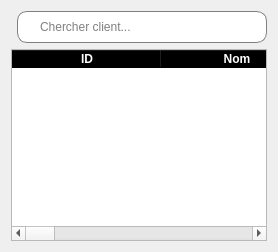
               <widget class="QWidget" name="tab_fournisseurs">
                <attribute name="title">
                 <string>Fournisseur</string>
                </attribute>
                <layout class="QGridLayout" name="gridLayout_11">
                 <item row="1" column="1">
                  <widget class="QLineEdit" name="cherche_fournisseur">
                   <property name="minimumSize">
                    <size>
                     <width>0</width>
                     <height>32</height>
                    </size>
                   </property>
                   <property name="maximumSize">
                    <size>
                     <width>407</width>
                     <height>31</height>
                    </size>
                   </property>
                   <property name="styleSheet">
                    <string notr="true">QLineEdit{
	padding-left: 20px;
	border: 1px solid gray;
	border-radius:10px
}</string>
                   </property>
                   <property name="placeholderText">
                    <string>Chercher client...</string>
                   </property>
                  </widget>
                 </item>
                 <item row="2" column="0" colspan="2">
                  <widget class="QTableWidget" name="table_infos_fournisseur">
                   <property name="styleSheet">
                    <string notr="true">QHeaderView::section{
	font-weight: bold;
	background-color: black;
	color: white;
}

QTablewidget{
	alternate-background-color: #B0EDFB;
	background-color: #F4F9FA;
}</string>
                   </property>
                   <property name="alternatingRowColors">
                    <bool>true</bool>
                   </property>
                   <attribute name="horizontalHeaderDefaultSectionSize">
                    <number>150</number>
                   </attribute>
                   <attribute name="horizontalHeaderStretchLastSection">
                    <bool>true</bool>
                   </attribute>
                   <column>
                    <property name="text">
                     <string>ID</string>
                    </property>
                   </column>
                   <column>
                    <property name="text">
                     <string>Nom</string>
                    </property>
                   </column>
                   <column>
                    <property name="text">
                     <string>prenom</string>
                    </property>
                   </column>
                   <column>
                    <property name="text">
                     <string>Entreprise</string>
                    </property>
                   </column>
                   <column>
                    <property name="text">
                     <string>Adresse</string>
                    </property>
                   </column>
                   <column>
                    <property name="text">
                     <string>Téléphone</string>
                    </property>
                   </column>
                   <column>
                    <property name="text">
                     <string>Email</string>
                    </property>
                   </column>
                   <column>
                    <property name="text">
                     <string>Actions</string>
                    </property>
                   </column>
                  </widget>
                 </item>
                 <item row="1" column="0">
                  <widget class="QWidget" name="widget_11" native="true">
                   <widget class="QPushButton" name="btn_ajout_fournisseur">
                    <property name="geometry">
                     <rect>
                      <x>0</x>
                      <y>0</y>
                      <width>122</width>
                      <height>32</height>
                     </rect>
                    </property>
                    <property name="minimumSize">
                     <size>
                      <width>0</width>
                      <height>32</height>
                     </size>
                    </property>
                    <property name="maximumSize">
                     <size>
                      <width>122</width>
                      <height>32</height>
                     </size>
                    </property>
                    <property name="styleSheet">
                     <string notr="true">QPushButton{
	background-color: rgb(0, 0, 0);
	color: white;
	border: none;
	border-radius: 8px;
	font-weight: bold;
	font-size: 12px
}</string>
                    </property>
                    <property name="text">
                     <string>Ajouter fournisseur</string>
                    </property>
                    <property name="icon">
                     <iconset resource="ressources.qrc">
                      <normaloff>:/icones/add.png</normaloff>:/icones/add.png</iconset>
                    </property>
                   </widget>
                   <widget class="QPushButton" name="export_excel_btn_fournisseur">
                    <property name="geometry">
                     <rect>
                      <x>140</x>
                      <y>0</y>
                      <width>122</width>
                      <height>32</height>
                     </rect>
                    </property>
                    <property name="minimumSize">
                     <size>
                      <width>0</width>
                      <height>32</height>
                     </size>
                    </property>
                    <property name="maximumSize">
                     <size>
                      <width>122</width>
                      <height>32</height>
                     </size>
                    </property>
                    <property name="styleSheet">
                     <string notr="true">QPushButton{
	background-color: #34D481;
	color: white;
	border: none;
	border-radius: 8px;
	font-weight: bold;
	font-size: 12px
}</string>
                    </property>
                    <property name="text">
                     <string>Export Excel</string>
                    </property>
                    <property name="icon">
                     <iconset resource="ressources.qrc">
                      <normaloff>:/icones/excel.png</normaloff>:/icones/excel.png</iconset>
                    </property>
                   </widget>
                   <widget class="QPushButton" name="export_pdf_btn_fournisseur">
                    <property name="geometry">
                     <rect>
                      <x>280</x>
                      <y>0</y>
                      <width>122</width>
                      <height>32</height>
                     </rect>
                    </property>
                    <property name="minimumSize">
                     <size>
                      <width>0</width>
                      <height>32</height>
                     </size>
                    </property>
                    <property name="maximumSize">
                     <size>
                      <width>122</width>
                      <height>32</height>
                     </size>
                    </property>
                    <property name="styleSheet">
                     <string notr="true">QPushButton{
	background-color: rgb(255, 58, 21);
	color: white;
	border: none;
	border-radius: 8px;
	font-weight: bold;
	font-size: 12px
}</string>
                    </property>
                    <property name="text">
                     <string>Export PDF</string>
                    </property>
                    <property name="icon">
                     <iconset resource="ressources.qrc">
                      <normaloff>:/icones/pdf.png</normaloff>:/icones/pdf.png</iconset>
                    </property>
                   </widget>
                  </widget>
                 </item>
                </layout>
               </widget>
